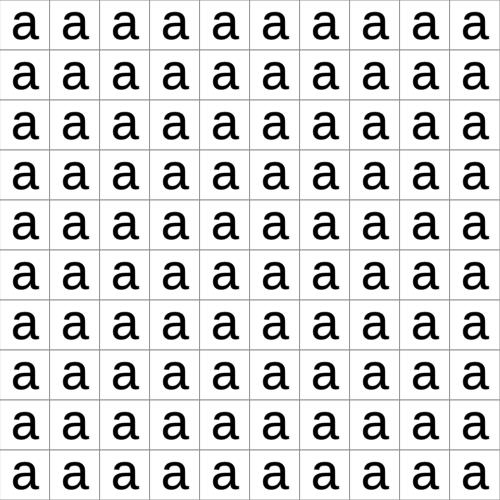
Frame 1 (no input)
Frame 60 (no input): identical to frame 1, image omitted
Frame 120 (the mouse pressed at the canvas centre since frame 60): identical to frame 1, image omitted

The p5.js sketch that drew this single still picture (run headless with seeded random() and noise() and a simulated clock; from frame 60 on, the mouse is pressed at the canvas centre):

// p5.js sketch
// ── sketch.js
let rotiere = 0;

function preload() {}

function setup() {
  createCanvas(500, 500);
  background(250);
  strokeWeight(1);
  angleMode(DEGREES);
  textAlign(CENTER);
  textSize(50);
  stroke(150);
  
  slider = createSlider(0, 360, 0);
  slider.position(width, 30);
}

function draw() {
  background(220);
  rotiere = slider.value();

  //Gitter 
  for (let i = 0; i < 10; i++) {
    for (let k = 0; k < 10; k++) {
      rect(50 * i, 50 * k, 50, 50);
      
      
    }
  }


  //Buchstaben

  for (let i = 0; i < 10; i++) {
    for (let k = 0; k < 10; k++) {
      
      push();
      rotate(rotiere);
      text("a", 50 * i, 50 * k, 50, 50);
      pop();
    }
  }
}
